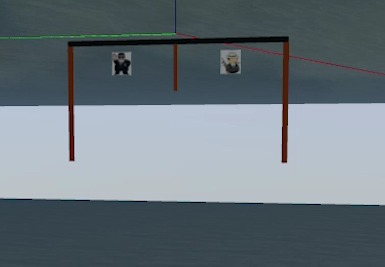
//> input picture Gate_detection/Resources/gate_detection.jpeg, 385 x 267 px
$ ./Gate_finder   (built with g++ and OpenCV 4)
//> lines starting //> are read from the running program, lines starting //| are printed output that depends on the picture; after the words box and inside, x2 and y2 are one past the last pixel; in counts of white or black regions, pixels touching at a corner belong together
#include <opencv2/imgcodecs.hpp>
#include <opencv2/imgproc.hpp>
#include <opencv2/highgui.hpp>
#include <iostream>
#include <vector>

using namespace std;
using namespace cv;

void getcontours(Mat mask, Mat img)
{
	vector<vector<Point>> contours;
	vector<Vec4i> heirarchy;

	findContours(mask, contours, heirarchy, RETR_EXTERNAL, CHAIN_APPROX_SIMPLE);

	vector<vector<Point>> Conpoly(contours.size());
	vector<Rect> bound(contours.size());

	for (int i = 0; i < contours.size(); i++)
	{
		int area = contourArea(contours[i]);
		float peri = arcLength(contours[i], true);
		cout << area << "\n";
		cout << peri <<"  p \n";

		approxPolyDP(contours[i], Conpoly[i], 0.02 * peri, true);

		//condition to concentrate on required contour
		if (area > 150)
		{

			bound[i] = boundingRect(Conpoly[i]);

			/*cout << Conpoly[i] << "c" << endl;*/

			cout << bound[i].area() << "b" << endl;


			drawContours(img, Conpoly, i, Scalar(0, 255, 0), 2);

			// applying bounding rectangle to needed area
			if (area>400)
			{

				// [8 lines of commented-out code are left out]


				int x1 = (bound[0].x + bound[2].x) / 2;
				rectangle(img, bound[0].tl(), bound[2].br(), Scalar(0, 0, 255), 2);//rectangle
				int y1 = bound[2].height / 2 + bound[2].y;
				cout << x1 << " " << y1;
				circle(img, { x1,y1 }, 4, Scalar(0, 0, 255), 5); //drawing circle at the center
			}


		}


	}

}


Mat img, imggray,imgblur,imgcan,imgdil,imghsv,mask;

/*int Hmin = 57, Smin = 137, Vmin = 0;
int Hmax = 99, Smax = 255, Vmax = 230;*/


int main()
{
	//loading image
	String Path = "task_resources/gate_detection.jpeg";

	img = imread(Path);
//> img is the input picture: 267 rows x 385 cols, CV_8UC3; mean B, G, R 123.7, 116.3, 104.5


	// [27 lines of commented-out code are left out]


	cvtColor(img, imghsv, COLOR_BGR2HSV);
//> imghsv: 267 rows x 385 cols, CV_8UC3; mean H, S, V 99.8, 54.5, 124.7

	Scalar lower(0, 89, 36);
	Scalar upper(28, 255, 255);

	inRange(imghsv, lower, upper, mask);
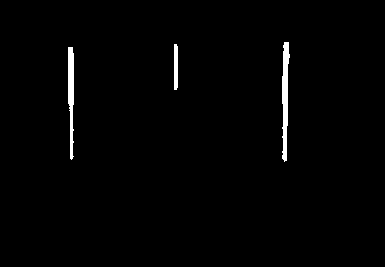
//> mask: 267 rows x 385 cols, CV_8UC1; 1.3% white; 3 white regions
	imshow("Mask_image", mask);


	//calling function to find center of the gate
	getcontours(mask, img);
//> in getcontours, `findContours(mask, contours, heirarchy, RETR_EXTERNAL, CHAIN_APPROX_SI..`: contours = 3 contours; box (x1, y1, x2, y2) and area: (282, 42, 290, 162) 496, (68, 47, 74, 160) 398, (174, 44, 178, 90) 132
//> in getcontours, `vector<vector<Point>> Conpoly(contours.size());`: Conpoly = 3 empty contours
//> the loop in getcontours, `for (int i = 0; i < contours.size(); i++)` made 3 passes
//> (area, peri, x1, y1) on pass 3: (495, 250.9, 176, 102)
//> (area, peri) on passes 1 to 2: (398, 234.6), (132, 94.83)
//| 398
//| 234.627  p
//| 678b
//| 132
//| 94.8284  p
//| 495
//| 250.87  p
//| 600b
//| 176 102
//> after the loop in getcontours, `for (int i = 0; i < contours.size(); i++)`:
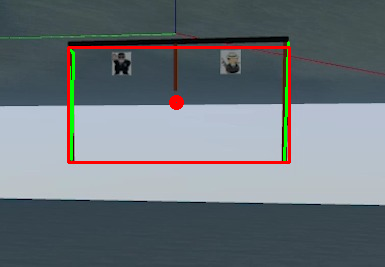
//> img: 267 rows x 385 cols, CV_8UC3; 2.82% of pixels changed, all inside (x1, y1, x2, y2) = (67, 41, 291, 164)

	imshow("detected_image", img);
	waitKey(0);

	return 0;
}
